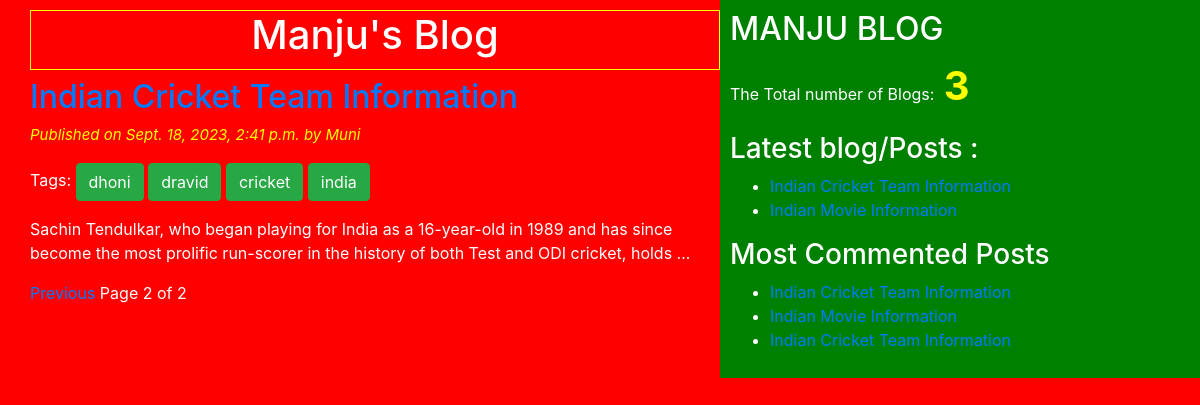
Screenshot of /?page=2 with the database file from the repository.
### blogapp/models.py (models this page shows, shortened)
class Post(models.Model):
	STATUS_CHOICES= (('draft','Draft'),('published','published'))
	title=models.CharField(max_length=50)
	slug=models.SlugField(max_length=50,unique_for_date='publish')
	author=models.ForeignKey(User, related_name = 'blog_posts',on_delete=models.CASCADE)
	body=models.TextField()
	publish=models.DateTimeField(default=timezone.now)
	created=models.DateTimeField(auto_now_add=True)
	updated=models.DateTimeField(auto_now=True)
	status=models.CharField(max_length=50,choices=STATUS_CHOICES,default='draft')
	objects=CustomManager()
	tags=TaggableManager()
	class Meta:
		ordering=('-publish',)
	def get_absolute_url(self):
		return reverse('post_detail',args=[self.publish.year,self.publish.strftime('%m'),self.publish.strftime('%d'),self.slug])

### blogapp/views.py (the view)
# urls.py: path('',views.post_list_view),
def post_list_view(request,tag_slug=None):
	post_list=Post.objects.all()
	tag=None
	if tag_slug:
		tag=get_object_or_404(Tag,slug=tag_slug)
		post_list=post_list.filter(tags__in=[tag])
	paginator=Paginator(object_list=post_list,per_page= 2)
	page_number=request.GET.get('page')
	try:
		post_list=paginator.page(page_number)
	except PageNotAnInteger:
		post_list=paginator.page(1)
	except EmptyPage:
		post_list=paginator.page(paginator.num_pages)
	my_dict={'post_list':post_list,'tag':tag}
	return render(request=request,template_name='blogapp/post_list.html',context=my_dict)

### blogapp/models.py (called while the page is built)
	def get_queryset(self):
		return super().get_queryset().filter(status='published')

### blogapp/templatetags/blog_tags.py (called while the page is built)
@register.simple_tag(name='my_tag')
def total_posts():
	return Post.objects.count()

@register.inclusion_tag('blogapp/latest_posts.html')
def show_latest_posts():
	latest_posts=Post.objects.order_by('-publish')[:2]
	return {'latest_posts':latest_posts}

@register.simple_tag()
def get_most_commented_posts(count=3):
	return Post.objects.annotate(total_comments=Count('comments')).order_by('-total_comments')[:count]

### templates/blogapp/post_list.html (shortened to what this page needs)
{% extends "blogapp/base.html" %}
{% block content_block %}
<h1>Manju's Blog</h1>
{% for post in post_list %}
<a href="{{post.get_absolute_url}}"><h2>{{post.title}}</h2></a>
<p id="date"> Published on {{post.publish}} by {{post.author|title}}</p>
<p>Tags:
	{% for tag in post.tags.all %}
	<a href="{% url 'post_list_by_tag_name' tag.slug %}" class="btn btn-success">{{tag.name}}</a>
	{% endfor %}
</p>
{{ post.body|truncatewords:30|linebreaks}}
{% endfor %}
{% include "blogapp/pagination.html" with page=post_list %}
{% endblock content_block %}

### templates/blogapp/base.html (shortened to what this page needs)
<!DOCTYPE html>
{% load static %}
{% load blog_tags %}
<html lang="en" dir="ltr">
<head>
	<link rel="stylesheet" href="https://cdn.jsdelivr.net/npm/bootstrap@4.0.0/dist/css/bootstrap.min.css">
	<link rel="stylesheet" type="text/css" href="{% static "css/blogapp/blog.css" %}" >
	</head>
	<body>
		<div  class="content">
			{% block content_block %}
			{% endblock content_block %}
		</div>
		<div class="sidebar">
			<h2>MANJU BLOG</h2>
			<p>The Total number of Blogs:<span id="pcount"> {% my_tag %} </span> </p>
			<h3>Latest blog/Posts :</h3>{% show_latest_posts %}
			<h3>Most Commented Posts</h3>
			{% get_most_commented_posts as m_c_p %}
			<ul>
				{% for post in m_c_p %}
				<li><a href="{{post.get_absolute_url}}">{{post.title}}</a></li>
				{% endfor %}
			</ul>
		</div>
	</body>
</html>

### templates/blogapp/latest_posts.html
<ul>
	{% for post in latest_posts %}
	<li><a href="{{ post.get_absolute_url }}">{{ post.title }}</a></li>
	{% endfor %}
</ul>

### static/css/blogapp/blog.css (style rules this page uses)
.content { width:60%; float:left; padding: 10px 0 0 30px; background:red; height:100%; }
.sidebar { width:40%; float:right; padding: 10px; background:green; height:100%; }
h1 { text-align: center; border:1px solid yellow; padding-bottom: 10px; }
body { color: white; background:red; }
#date { color: yellow; font-size: 15px; font-style: italic; }
#pcount { font-size: 40px; color: yellow; font-weight: bold; }

### rows the page displays
Post: title "Indian Cricket Team Information", publish "Sept. 18, 2023, 2:41 p.m.", author "Muni", body "Sachin Tendulkar, who began playing for India as a 16-year-old in 1989 and has since become the most prolific run-scorer in the history of both Test and ODI cricket, holds …"
Tag: name "dhoni"
Tag: name "dravid"
Tag: name "cricket"
Tag: name "india"
Post: title "Indian Cricket Team Information"
Post: title "Indian Movie Information"

### other values shown
{{ page.number }} "2"
{{ page.paginator.num_pages }} "2"
